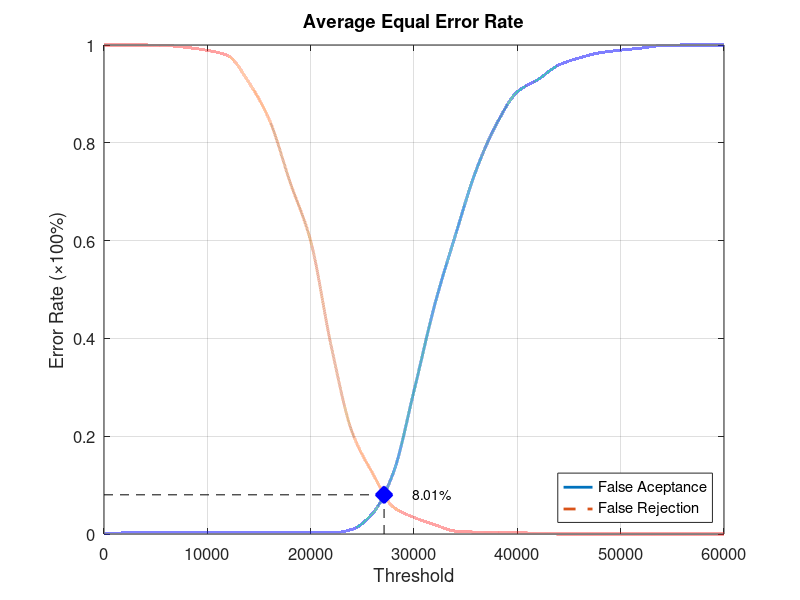
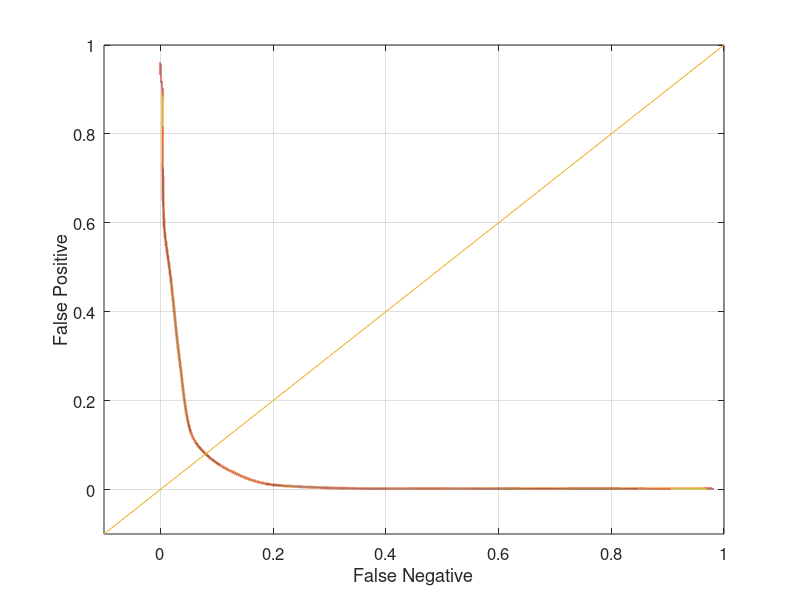

Source code (MATLAB) for these figures, in order:
function yEER = Database2Average
close all;
clear;
clc;
x = 0:2000:60000;
xq = 0:0.5:60000;

y0 = [0 0.00210526 0.00210526 0.00210526 0.00210526 0.00210526 0.00210526 0.00210526 0.00210526 0.00210526 0.00210526 0.00210526 0.00947368 0.0421053 0.125263 0.292632 0.468421 0.610526 0.743158 0.838947 0.904211 0.929474 0.958947 0.973684 0.98421 0.989474 0.993684 0.998947 1 1 1];
yy0 = interp1(x, y0, xq, 'pchip');
y1 = [1 1 1 0.999 0.995 0.989 0.978 0.924 0.847 0.72 0.599 0.383 0.209 0.124 0.055 0.034 0.019 0.006 0.004 0.004 0.003 0.001 0 0 0 0 0 0 0 0 0];
yy1 = interp1(x, y1, xq, 'pchip');

% Calculating EER: 
y2 = abs(y0 - y1);
find(y2 == min(y2))
yy2 = abs(yy0 - yy1);
xEER = find(yy2 == min(yy2));
xEERIndex = xq(xEER) % X-axis EER
yEER = yy0(xEER) % Y-axis EER

main = figure
plot(xq, yy0,'-','LineWidth', 2);	hold on
plot(xq, yy1,'--','LineWidth', 2);	hold on
plot([xEERIndex xEERIndex], [0 yEER], 'k--');	hold on
plot([0 xEERIndex], [yEER yEER], 'k--');	hold on
plot(xEERIndex, yEER, 'bx', 'LineWidth', 10);	hold on
text(xEERIndex + 10 * xEERIndex / 100, yEER, [num2str(round((10000 * yEER)) / 100) '%'])
legend('False Aceptance', 'False Rejection', 'Location', 'SouthEast')
xlabel('Threshold')
ylabel('Error Rate (\times100%)')
title('Average Equal Error Rate')
set(gca, 'FontSize', 12)
axis([0 60000 0 1])
grid on

print(main, 'Database2AverageMain', '-dpng');
FNRxFPR = figure('Color', [1 1 1]);
plot(yy1, yy0, '-', yy1, yy0, 'LineWidth', 2);
hold on
y = -0.1:0.1:1
plot(y, y); 
set(gca, 'FontSize', 12)
xlabel('False Negative')
ylabel('False Positive')
axis([-0.1 1 -0.1 1])
set(gca, 'FontSize', 12)
grid on

print(FNRxFPR, 'Database2AverageFNRxFPR','-dpng');
end
